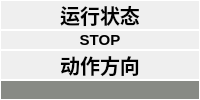
           <widget class="QWidget" name="widget_2" native="true">
            <property name="styleSheet">
             <string notr="true">border:1px solid #ffffff;</string>
            </property>
            <layout class="QVBoxLayout" name="verticalLayout_2">
             <property name="spacing">
              <number>0</number>
             </property>
             <property name="leftMargin">
              <number>0</number>
             </property>
             <property name="topMargin">
              <number>0</number>
             </property>
             <property name="rightMargin">
              <number>0</number>
             </property>
             <property name="bottomMargin">
              <number>0</number>
             </property>
             <item>
              <widget class="QLabel" name="label_5">
               <property name="maximumSize">
                <size>
                 <width>16777215</width>
                 <height>30</height>
                </size>
               </property>
               <property name="font">
                <font>
                 <family>Waree</family>
                 <pointsize>15</pointsize>
                 <weight>75</weight>
                 <italic>false</italic>
                 <bold>true</bold>
                </font>
               </property>
               <property name="styleSheet">
                <string notr="true"/>
               </property>
               <property name="lineWidth">
                <number>0</number>
               </property>
               <property name="text">
                <string>运行状态</string>
               </property>
               <property name="textFormat">
                <enum>Qt::AutoText</enum>
               </property>
               <property name="alignment">
                <set>Qt::AlignCenter</set>
               </property>
              </widget>
             </item>
             <item>
              <widget class="QLabel" name="m_pngRunState">
               <property name="font">
                <font>
                 <pointsize>11</pointsize>
                 <weight>75</weight>
                 <bold>true</bold>
                </font>
               </property>
               <property name="styleSheet">
                <string notr="true">[state=run]{background-color: qradialgradient(spread:pad, cx:0.5, cy:0.5, radius:0.5, fx:0.5, fy:0.5, stop:0.597938 rgba(0, 255, 0, 255), stop:0.984536 rgba(0, 0, 0, 255));
border-radius:40px;
border-color: rgb(0, 0, 0);}
[state=stop]{background-color: qradialgradient(spread:pad, cx:0.5, cy:0.5, radius:0.5, fx:0.5, fy:0.5, stop:0.597938 rgba(255, 0, 0, 255), stop:0.984536 rgba(0, 0, 0, 255));
border-radius:40px;
border-color: rgb(0, 0, 0);}</string>
               </property>
               <property name="text">
                <string>STOP</string>
               </property>
               <property name="alignment">
                <set>Qt::AlignCenter</set>
               </property>
              </widget>
             </item>
             <item>
              <widget class="QLabel" name="label_14">
               <property name="maximumSize">
                <size>
                 <width>16777215</width>
                 <height>30</height>
                </size>
               </property>
               <property name="font">
                <font>
                 <family>Waree</family>
                 <pointsize>15</pointsize>
                 <weight>75</weight>
                 <italic>false</italic>
                 <bold>true</bold>
                </font>
               </property>
               <property name="styleSheet">
                <string notr="true"/>
               </property>
               <property name="text">
                <string>动作方向</string>
               </property>
               <property name="textFormat">
                <enum>Qt::AutoText</enum>
               </property>
               <property name="alignment">
                <set>Qt::AlignCenter</set>
               </property>
              </widget>
             </item>
             <item>
              <widget class="QLabel" name="m_pngDirection">
               <property name="styleSheet">
                <string notr="true">background-color: rgb(136, 138, 133);
border-radius:40px;</string>
               </property>
               <property name="text">
                <string/>
               </property>
               <property name="alignment">
                <set>Qt::AlignCenter</set>
               </property>
              </widget>
             </item>
            </layout>
           </widget>
